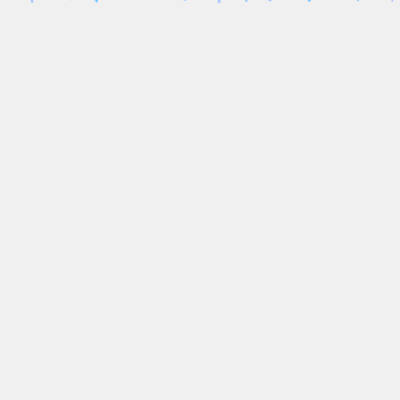
Frame 1 (no input)
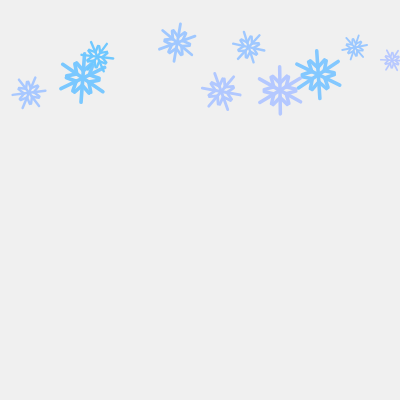
Frame 60 (no input)
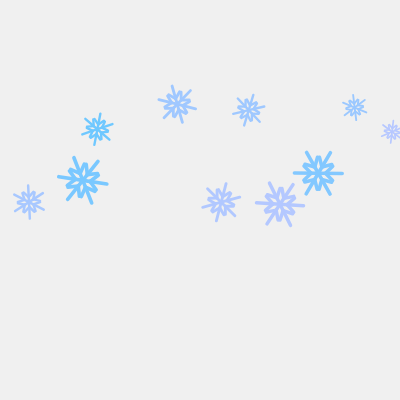
Frame 120 (the mouse pressed at the canvas centre since frame 60)

The p5.js sketch that drew these frames (run headless with seeded random() and noise() and a simulated clock; from frame 60 on, the mouse is pressed at the canvas centre):

// p5.js sketch
// ── sketch.js
let NUM = 6;
let NUM_SNOW = 10;// 雪の結晶の数
let data = [];// 空の配列

function setup() {
  createCanvas(400, 400);

  for (let i = 0; i < NUM_SNOW; i++) {
    let r = random(10, 30);
    data.push({// 配列にオブジェクトを追加
      x: random(width),
      y: -r,
      angle: random(TWO_PI),
      radius: r,
      col: color(random(80, 200), 200, 255),
      speed: random(0.5, 2)
    });
  }
}

function drawSnow01(x, y, angle, radius, col) {
  strokeWeight(15);
  stroke(col);

  push();
  {
    translate(x, y);
    rotate(angle);
    scale(radius / 100);

    for (let i = 0; i < NUM; i++) {
      push();
      {
        rotate(i * TWO_PI / NUM);
        line(0, 0, 0, -100);
        line(0, 30, 30, 60);
        line(0, 30, -30, 60);
      }
      pop();
    }
  }
  pop();
}

function drawSnow02(x, y, angle, radius, col) {
  push();
  {
    translate(x, y);
    rotate(angle);
    scale(radius / 100);
    
    stroke(col);
    strokeWeight(5);
    
    for (let i = 0; i < NUM; i++) {
      push();
      {
        rotate(i * TWO_PI / NUM);
        
        line(0, 0, 0, -100);
        
        line(0, 0, 30, 60);
        line(0, 0, -30, 60);
        
        line(0, 90, 30, 60);
        line(0, 90, -30, 60);
      }
      pop();
    }
  }
  pop();
}

function drawSnow03(x, y, angle, radius, col) {
  push();
  {
    translate(x, y);
    rotate(angle);
    scale(radius / 100);
    
    stroke(col);
    strokeWeight(3);
    
    for (let i = 0; i < NUM; i++) {
      push();
      {
        rotate(i * TWO_PI / NUM);
        
        line(0, 0, 0, -100);
        
        line(0, 0, 15, 60);
        line(0, 0, -15, 60);
        
        line(0, 90, 30, 30);
        line(0, 90, -30, 30);
        
        noStroke();
        fill(col);
        circle(0, -100, 10);
      }
      pop();
    }
  }
  pop();
}

function drawSnow04(x, y, angle, radius, col) {
  push();
  {
    translate(x, y);
    rotate(angle);
    scale(radius / 100);
    
    rectMode(CENTER);
    stroke(col);
    strokeWeight(3);
    
    for (let i = 0; i < NUM; i++) {
      push();
      {
        rotate(i * TWO_PI / NUM);
        
        line(0, 0, 0, -90);
        
        line(-20, 35, 20, 35);
        line(-20, 55, 20, 55);
        line(-10, 70, 10, 70);
        
        noFill();
        translate(0, -100);
        rotate(PI / 4);
        square(0, 0, 15);
      }
      pop();
    }
  }
  pop();
}

function drawSnow05(x, y, angle, radius, col) {
  push();
  {
    translate(x, y);
    rotate(angle);
    scale(radius / 100);
    
    stroke(col);
    strokeWeight(3);
    
    for (let i = 0; i < NUM; i++) {
      push();
      {
        rotate(i * TWO_PI / NUM);
        
        line(0, 0, 0, -90);
        
        line(0, 35, 20, 45);
        line(0, 35, -20, 45);
        
        line(0, 55, 30, 70);
        line(0, 55, -30, 70);
        
        line(0, 75, 10, 85);
        line(0, 75, -10, 85);
      }
      pop();
    }
  }
  pop();
}

function draw() {
  background(240);

  for (let i = 0; i < data.length; i++) {
    let obj = data[i];// data[i]だらけになっちゃうので、変数にいれる

    obj.y += obj.speed;
    obj.angle += 0.01;

    if (obj.y - obj.radius > height) {
      obj.radius = random(10, 30);
      obj.x = random(width);
      obj.y = -obj.radius;
      obj.angle = random(TWO_PI);
      obj.color = color(random(80, 200), 200, 255);
      obj.speed = random(0.5, 2);
    }

    drawSnow01(obj.x, obj.y, obj.angle, obj.radius, obj.col);
  }
}
